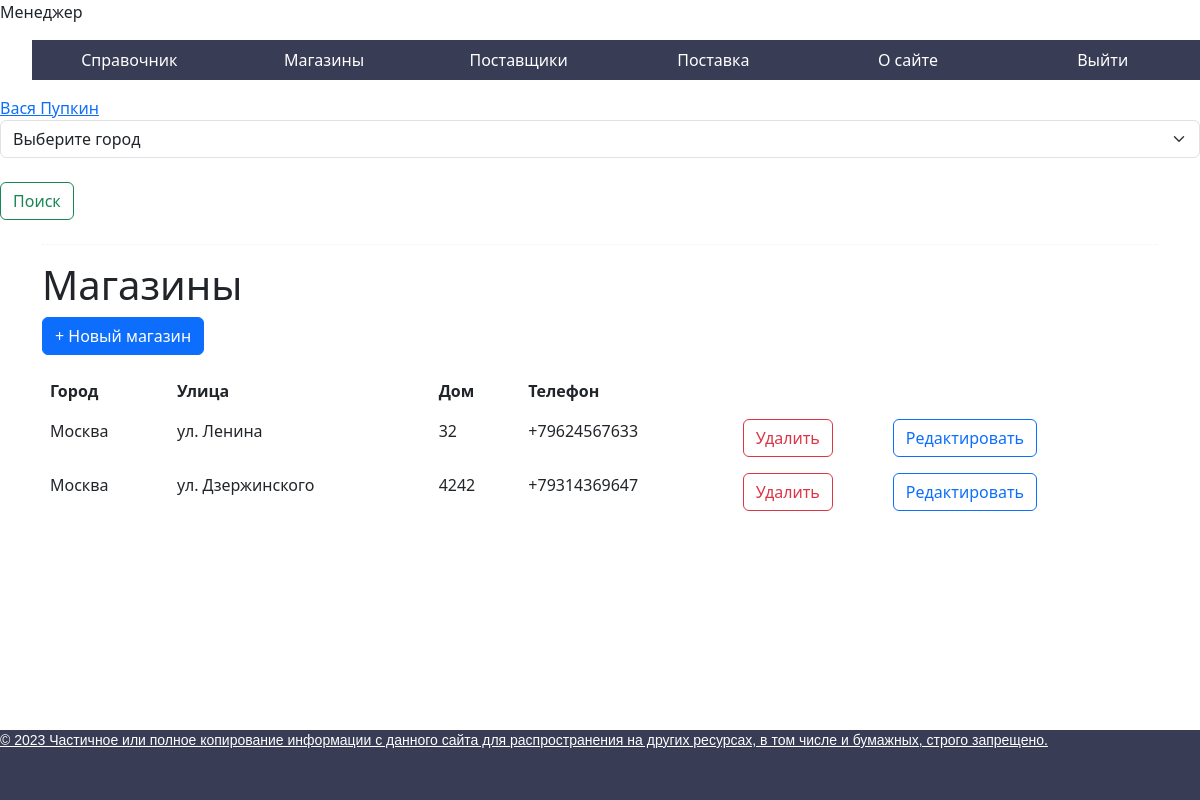
Before: /public/store_departments/ (signed in) with the older database file.
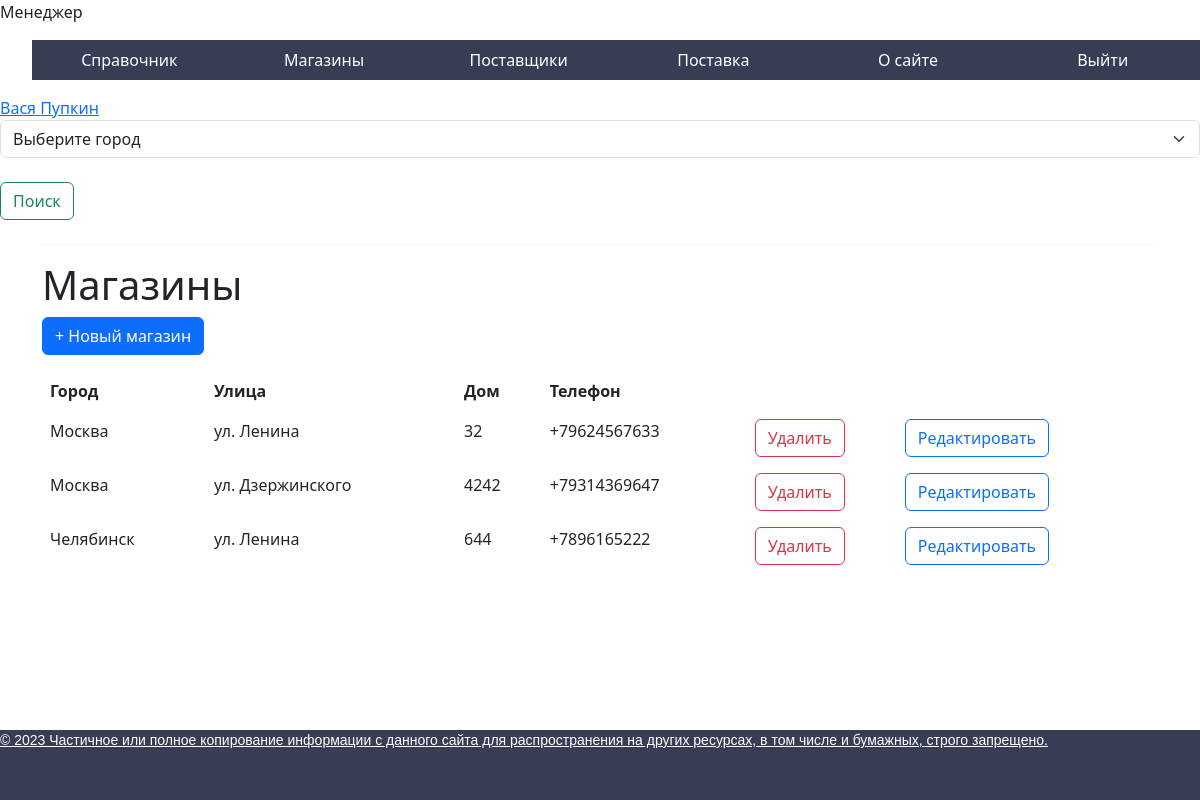
After: the same page with the newer database file.
### autodocapp/models.py (models this page shows, shortened)
class StoreDepartments (models.Model):
    id_city = models.ForeignKey('Cities', on_delete=models.PROTECT, verbose_name='Город')
    id_street = models.ForeignKey('Streets', on_delete=models.PROTECT, verbose_name='Улица')
    house = models.CharField(max_length=10, verbose_name = 'Дом')
    telephone = models.CharField(max_length=20, verbose_name = 'Телефон')

class Cities (models.Model):
    city = models.CharField(max_length=50, verbose_name='Город')
    def __str__(self):
        return self.city

class Streets (models.Model):
    street = models.CharField(max_length=50, verbose_name='Улица')
    def __str__(self):
        return self.street

### autodocapp/views/manager/store_departments.py (the view)
def PrintStoreDepartments(request):
    if request.user.is_authenticated:
        role = CheckRole(request)
        cities = Cities.objects.all()
        streets = Streets.objects.all()
        shops = StoreDepartments.objects.all()
        context = {
            'role': role,
            'title': 'Список магазинов',
            'cities': cities,
            'streets': streets,
            'shops': shops
        }
        return render(request, 'autodocapp/store_departments.html', context)
    else:
        return redirect('authorization')

### autodocapp/views/views.py (called while the page is built)
def CheckRole(request):
    user = request.user
    role = str(user.groups.all()[0])
    return role

### autodocapp/templates/autodocapp/store_departments.html (shortened to what this page needs)
{% extends 'autodocapp/base.html' %}
{% block content %}
<div class="">
    <form action="{% url 'search_store_departments_by_city' %}" class="form-inline my-2 my-lg-0" method="get">
        <select aria-label=".form-select-lg example" class="form-select mb-3 search" name="q">\
            <option selected>Выберите город</option>
        </select>
        <button class="btn btn-outline-success my-2 my-sm" type="submit">Поиск</button>
    </form>
</div>
<div class="container">
    <div class="col-md-12 well">
        <hr style="border-top:1px dotted #ccc;"/>
        <h1 class="page-header">Магазины</h1>
          <p>
            <button type="button" class="btn btn-primary js-create">
              + Новый магазин
            </button>
         </p>
        <table class="table table-borderless table-hover" id="table">
            <thead>
              <tr>
                <th scope="col">Город</th>
                <th scope="col">Улица</th>
                <th scope="col">Дом</th>
                <th scope="col">Телефон</th>
              </tr>
            </thead>
            <tbody>
                {% for s in shops %}
                <tr class="record">
                    {% for c in cities %}
                        {% if s.id_city == c %}
                            <td id="{{ c.id }}">{{s.id_city}}</td>
                        {% endif %}
                    {% endfor %}
                    {% for street in streets %}
                        {% if s.id_street == street %}
                    <td id="{{ street.id }}">{{s.id_street}}</td>
                        {% endif %}
                    {% endfor %}
                    <td>{{s.house}}</td>
                    <td>{{s.telephone}}</td>
                    <td style="width: 150px">
                        <a class="btn_delete_record btn-outline-danger" href="{% url 'delete_store_departments' s.id %}"><button class="btn btn-outline-danger">Удалить</button></a>
                    </td>
                    <td>
                        <a class="BthEditShop btn-outline-primary" href="{% url 'edit_store_department' s.id %}"><button class="btn btn-outline-primary">Редактировать</button></a>
                    </td>
                </tr>
                {% empty %}
                <tr>
                    <td colspan="8" class="text-center">Нет магазинов</td>
                </tr>
                {% endfor %}
            </tbody>
        </table>
    </div>
</div>
{% endblock %}

Changed rows visible on the page:
added StoreDepartments: id_city "Челябинск", id_street "ул. Ленина", house "644", telephone "+7896165222"
